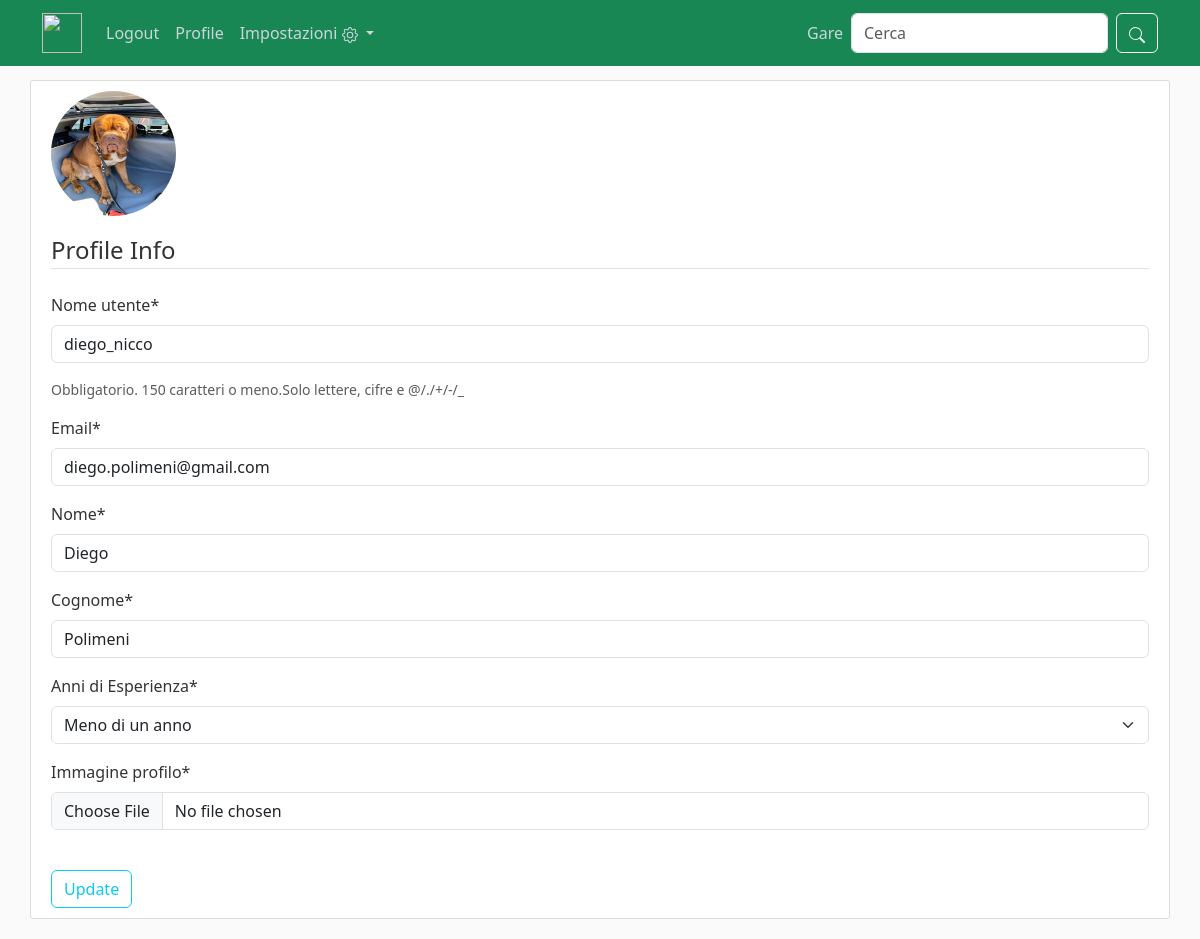
The app's page /profile/settings/ (signed in) with its own data.
### users/models.py (models this page shows, shortened)
class CustomUser(AbstractUser):
    OPTION_CHOICES = (
        ('Gplayer', 'Giocatore'),
        ('Gclub', 'Circolo'),
    )
    which_account = models.CharField(max_length=20, choices=OPTION_CHOICES)
    class Meta:
        constraints = [
            models.UniqueConstraint(fields=['email'], name='unique email')
        ]

class playerProfile(models.Model):
    OPTION_EXPERIENCE = (
        ('< 1', 'Meno di un anno'),
        ('1 - 3', 'Tra uno e tre anni'),
        (' > 3', 'Più di 3 anni')
    )
    user = models.OneToOneField(CustomUser, on_delete=models.CASCADE)
    img = models.ImageField(default='default.jpeg', upload_to='image_pics')
    name = models.CharField(max_length=64)
    surname = models.CharField(max_length=64)
    experience = models.CharField(max_length=20, choices=OPTION_EXPERIENCE, default='-1')
    description = models.CharField(max_length=256, null=True, blank=True)

### users/views.py (the view)
# urls.py: path('settings/', user_views.profile_settings, name='profile-settings'),
@login_required
def profile_settings(request):
    u_form, p_form = form_generator(request, request.user.which_account)
    if request.method == 'POST':
        if u_form.is_valid() and p_form.is_valid():
            u_form.save()
            p_form.save()
            messages.info(request, f'user {request.user.username} updated with succes')
            return redirect('profile-page')
    context = {
        'u_form': u_form,
        'p_form': p_form,
    }
    return render(request, 'users/profile_settings.html', context)

### users/forms.py
class UserUpdateForm(forms.ModelForm):
    class Meta:
        model = CustomUser
        fields = ['username', 'email']
        widgets = widgets

class ProfileUpdateForm(forms.ModelForm):
    class Meta:
        model = playerProfile
        fields = ['name', 'surname', 'experience', 'img']
        widgets = widgets

### users/utils.py (called while the page is built)
def form_generator(request, account_type):
    if request.method == "POST":
        u_form = UserUpdateForm(request.POST, instance=request.user)
        if account_type == 'Gplayer':
            p_form = ProfileUpdateForm(request.POST,
                                       request.FILES,
                                       instance=request.user.playerprofile)
        else:
            p_form = ClubUpdateForm(request.POST,
                                       request.FILES,
                                       instance=request.user.clubprofile)
    else:
        u_form = UserUpdateForm(instance=request.user)
        if account_type == 'Gplayer':
            p_form = ProfileUpdateForm(instance=request.user.playerprofile)
        else:
            p_form = ClubUpdateForm(instance=request.user.clubprofile)
    return u_form, p_form

### users/templates/users/profile_settings.html (shortened to what this page needs)
{% extends 'users/base_user.html' %}
{% load crispy_forms_tags %}
{% block content %}
    <div class="content-section">
      <div class="media">
        {% if user.playerprofile %}
          <img class="rounded-circle account-img" src="{{ user.playerprofile.img.url }}">
        {% else %}
          <img class="rounded-circle account-img" src="{{ user.clubprofile.img.url }}">
        {% endif %}
      </div>
      <form method="POST" enctype="multipart/form-data">
            <fieldset class="form-group">
                <legend class="border-bottom mb-4">Profile Info</legend>
                <div id="div_id_username" class="mb-3">
                    <label for="id_username" class="form-label requiredField">
                    Nome utente<span class="asteriskField">*</span>
                    </label>
                    {{u_form.username}}
                    <div id="hint_id_username" class="form-text">
                        Obbligatorio. 150 caratteri o meno.Solo lettere, cifre e @/./+/-/_
                    </div>
                </div>
                <div id="div_id_eamil" class="mb-3">
                    <label for="id_email" class="form-label requiredField">
                    Email<span class="asteriskField">*</span>
                    </label>
                    {{u_form.email}}
                </div>
                {% if user.playerprofile %}
                <div id="div_id_name" class="mb-3">
                    <label for="id_name" class="form-label requiredField">
                    Nome<span class="asteriskField">*</span>
                    </label>
                    {{p_form.name}}
                </div>
                <div id="div_id_surname" class="mb-3">
                    <label for="id_surname" class="form-label requiredField">
                    Cognome<span class="asteriskField">*</span>
                    </label>
                    {{p_form.surname}}
                </div>
                <div id="div_id_experience" class="mb-3">
                    <label for="id_experience" class="form-label requiredField">
                    Anni di Esperienza<span class="asteriskField">*</span>
                    </label>
                    {{p_form.experience}}
                </div>
                <div id="div_id_img" class="mb-3">
                    <label for="id_img" class="form-label requiredField">
                        Immagine profilo<span class="asteriskField">*</span>
                    </label>
                    <div>
                        <input type="file" name="img" class="form-control" accept="image/*" id="id_img">
                    </div>
                </div>
                {% else %}
                    {{p_form|crispy}}
                {% endif %}
            </fieldset>
            <div class="form-group mt-4">
                <button class="btn btn-outline-info" type="submit">Update</button>
            </div>
      </form>
    </div>
{% endblock content%}

### users/static/users/main.css (style rules this page uses)
body { background: #fafafa; color: #333333; margin-top: 5rem; }
.content-section { background: #ffffff; padding: 10px 20px; border: 1px solid #dddddd; border-radius: 3px; margin-bottom: 20px; }
.account-img { height: 125px; width: 125px; margin-right: 20px; margin-bottom: 16px; }

### records on screen
CustomUser: playerprofile.img (picture), username "diego_nicco", email "diego.polimeni@gmail.com"
playerProfile: name "Diego", surname "Polimeni", experience "Meno di un anno"
